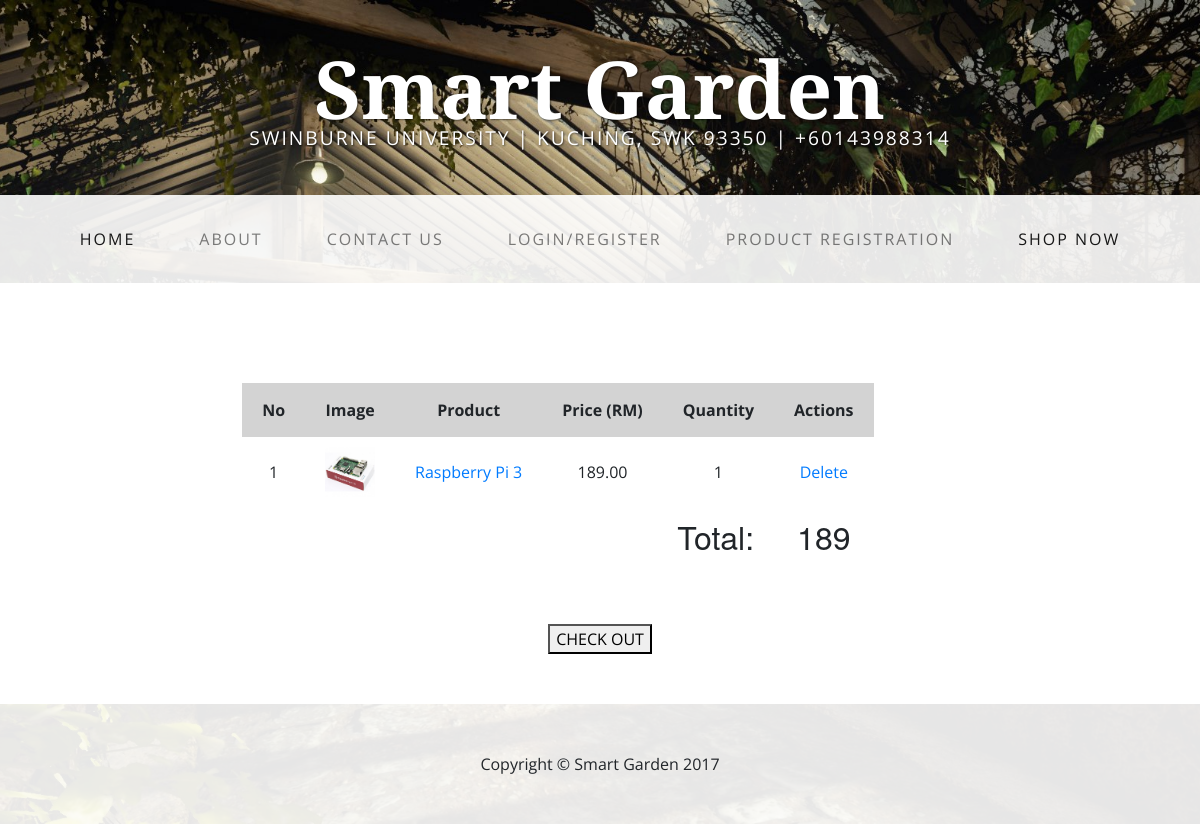
The app's page /template/cart_item.php with its own data.
### tables this page shows
CREATE TABLE `products` (
  `ID` int(25) NOT NULL,
  `name` varchar(50) NOT NULL,
  `quantity` int(10) NOT NULL,
  `price` decimal(11,2) NOT NULL,
  `description` varchar(255) NOT NULL,
  `image_location` varchar(255) NOT NULL
);

### template/cart_item.php (the view, shortened to what this page needs)
<!DOCTYPE html>
<html lang="en">
  <head>
    <link href="vendor/bootstrap/css/bootstrap.min.css" rel="stylesheet">
    <link href="css/business-casual.css" rel="stylesheet">
  </head>
  <body>
    <div class="tagline-upper text-center text-heading text-shadow text-white mt-5 d-none d-lg-block">Smart Garden</div>
    <div class="tagline-lower text-center text-expanded text-shadow text-uppercase text-white mb-5 d-none d-lg-block">Swinburne University | Kuching, SWK 93350 | +60143988314</div>
    <nav class="navbar navbar-expand-lg navbar-light bg-faded py-lg-4">
      <div class="container">
        <div class="collapse navbar-collapse" id="navbarResponsive">
          <ul class="navbar-nav mx-auto">
            <li class="nav-item active px-lg-4">
              <a class="nav-link text-uppercase text-expanded" href="index1.php">Home
              </a>
            </li>
            <li class="nav-item px-lg-4">
              <a class="nav-link text-uppercase text-expanded" href="about.php">About</a>
            </li>
            <li class="nav-item px-lg-4">
              <a class="nav-link text-uppercase text-expanded" href="contact.php">Contact Us</a>
            </li>
            <li class="nav-item px-lg-4">
              <a class="nav-link text-uppercase text-expanded" href="login.php">Login/Register</a>
            </li>
            <li class="nav-item px-lg-4">
              <a class="nav-link text-uppercase text-expanded" href="registration.php">Product Registration</a>
            </li>
            <li class="nav-item active px-lg-4">
              <a class="nav-link text-uppercase text-expanded" href="product.php">Shop Now</a>
            </li>
          </ul>
        </div>
      </div>
    </nav>
<div style="max-width:1200px; padding:50px; background-color: white; margin:auto;">
         <div class="row" style="max-width:900px; padding:50px; background-color: white; margin:auto;">
            <table style="max-width:900px; background-color: white; margin:auto;text-align: center;">
            <?php
                $pt=0;
               	$con = mysqli_connect("localhost","root","","angularcode");
                $sql="SELECT * FROM cart WHERE buyer_id='200'";
                $result=mysqli_query($con,$sql);
                $x = 1;
                echo "
                    <tr>
                        <th>No</th>
                        <th>Image</th>
                        <th>Product</th>
                        <th>Price (RM)</th>
                        <th>Quantity</th>
                        <th>Actions</th>
                    </tr>
                ";
                while ($row = mysqli_fetch_assoc($result))
                {
					$recordID=$row['cartID'];
                    $quantity_order=1;
					$productID = $row['product_id'];
                    $sql="SELECT * FROM products where ID = $productID";
                    $result=mysqli_query($con,$sql);
				    while ($row = mysqli_fetch_assoc($result)) {
							$image = $row['image_location'];
                            $pt+=($row['price']*$quantity_order);
							echo "
								<tr>
									<td>".$x."</td>
									<td><a><img src='$image' alt='img' height='50'></a></td>
									<td><a href='product-zoom-in.php?id=". $productID."'>". $row['name']."</a></td>
									<td>". $row['price']."</td>
									<td>". $quantity_order."</td>
									<td><a href='php/delete_cart.php?id=".$recordID."'>Delete</a></td>
								</tr>
							";
							$x += 1;
						}
                }
            ?>
                <?php
                    echo "
                        <tr>
                            <td colspan='5' style='text-align:right;'><h2>Total:</h2></td>
                            <td><h2>$pt</h2></td>
                        </tr>
                    ";
                ?>
             </table> <hr/>
    </div>
             <div style="margin: auto;text-align: center;">
             <form method="post" action="index1.php">
                <button name="submit" type="submit" value="Checkout" id="check2" name="check2" class="w3-button w3-xlarge w3-block w3-section w3-hover-green w3-grey w3-ripple w3-padding">CHECK OUT</button>
             </form>
             </div>
    </div>
    <footer class="bg-faded text-center py-5">
      <div class="container">
        <p class="m-0">Copyright &copy; Smart Garden 2017</p>
      </div>
    </footer>
  </body>
</html>

### template/css/business-casual.css (style rules this page uses)
body { font-family: "Open Sans", Helvetica, Arial, sans-serif; background: url('../img/bg.jpg') no-repeat center center fixed; -webkit-background-size: cover; -moz-background-size: cover; background-size: cover; -o-background-size: cover; }
h1, h2, h3, h4, h5, h6, .text-heading { font-family: "Josefin Slab", "Helvetica Neue", Helvetica, Arial, sans-serif; }
.tagline-upper { font-size: 5rem; font-weight: 700; line-height: 1; }
.tagline-lower { font-size: 1.2rem; line-height: 1; }
.text-expanded { letter-spacing: 2px; }
.text-shadow { text-shadow: 1px 1px 2px rgba(0, 0, 0, 0.5); }
.bg-faded { background-color: rgba(255, 255, 255, 0.9); }

### template/cart_item.php (style rules this page uses)
th { padding: 15px; background-color: lightgray; padding-left: 20px; padding-right: 20px; }
td { padding: 10px; padding-left: 20px; padding-right: 20px; }
.row { padding: 0; margin: 0; }

### records on screen
products: image_location (picture), name "Raspberry Pi 3", price "189.00", quantity_order "1"

### other values on screen
$pt "189"
